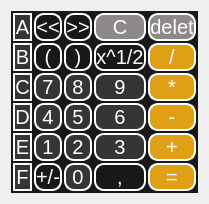
      <widget class="QWidget" name="page_2">
       <layout class="QHBoxLayout" name="horizontalLayout">
        <item>
         <widget class="QWidget" name="widget_6" native="true">
          <property name="styleSheet">
           <string notr="true">QWidget{
position:fixed;
botoom: 0;
right:0;
}</string>
          </property>
          <layout class="QHBoxLayout" name="horizontalLayout_2">
           <property name="spacing">
            <number>0</number>
           </property>
           <property name="leftMargin">
            <number>0</number>
           </property>
           <property name="topMargin">
            <number>0</number>
           </property>
           <property name="rightMargin">
            <number>0</number>
           </property>
           <property name="bottomMargin">
            <number>0</number>
           </property>
           <item>
            <widget class="QWidget" name="stackedWidget_3" native="true">
             <property name="styleSheet">
              <string notr="true">QWidget{
background-color: rgb(24, 24, 24);
}</string>
             </property>
             <layout class="QGridLayout" name="gridLayout_2" columnstretch="0,0,0,0,0">
              <property name="sizeConstraint">
               <enum>QLayout::SizeConstraint::SetMaximumSize</enum>
              </property>
              <property name="leftMargin">
               <number>2</number>
              </property>
              <property name="topMargin">
               <number>2</number>
              </property>
              <property name="rightMargin">
               <number>2</number>
              </property>
              <property name="bottomMargin">
               <number>2</number>
              </property>
              <property name="spacing">
               <number>2</number>
              </property>
              <item row="1" column="2">
               <widget class="QPushButton" name="pushButton_43">
                <property name="sizePolicy">
                 <sizepolicy hsizetype="Minimum" vsizetype="Expanding">
                  <horstretch>0</horstretch>
                  <verstretch>0</verstretch>
                 </sizepolicy>
                </property>
                <property name="styleSheet">
                 <string notr="true">QPushButton{
border: 2px solid white;
border-radius:10px;
font-size:20px;
color:white;
}</string>
                </property>
                <property name="text">
                 <string>)</string>
                </property>
               </widget>
              </item>
              <item row="1" column="3">
               <widget class="QPushButton" name="pushButton_31">
                <property name="sizePolicy">
                 <sizepolicy hsizetype="Minimum" vsizetype="Expanding">
                  <horstretch>0</horstretch>
                  <verstretch>0</verstretch>
                 </sizepolicy>
                </property>
                <property name="styleSheet">
                 <string notr="true">QPushButton{
border: 2px solid white;
border-radius:10px;
font-size:20px;
color:white;
}</string>
                </property>
                <property name="text">
                 <string>x^1/2</string>
                </property>
               </widget>
              </item>
              <item row="5" column="4">
               <widget class="QPushButton" name="pushButton_33">
                <property name="sizePolicy">
                 <sizepolicy hsizetype="Minimum" vsizetype="Expanding">
                  <horstretch>0</horstretch>
                  <verstretch>0</verstretch>
                 </sizepolicy>
                </property>
                <property name="styleSheet">
                 <string notr="true">QPushButton{
background-color: rgb(223, 159, 22);
border: 2px solid white;
border-radius:10px;
font-size:20px;
color:white;
}</string>
                </property>
                <property name="text">
                 <string>=</string>
                </property>
               </widget>
              </item>
              <item row="3" column="0">
               <widget class="QPushButton" name="pushButton_52">
                <property name="sizePolicy">
                 <sizepolicy hsizetype="Minimum" vsizetype="Expanding">
                  <horstretch>0</horstretch>
                  <verstretch>0</verstretch>
                 </sizepolicy>
                </property>
                <property name="styleSheet">
                 <string notr="true">QPushButton{
background-color: rgb(53, 53, 53);
border: 2px solid white;
border-radius:10px;
font-size:20px;
color:white;
}</string>
                </property>
                <property name="text">
                 <string>D</string>
                </property>
               </widget>
              </item>
              <item row="2" column="2">
               <widget class="QPushButton" name="pushButton_39">
                <property name="sizePolicy">
                 <sizepolicy hsizetype="Minimum" vsizetype="Expanding">
                  <horstretch>0</horstretch>
                  <verstretch>0</verstretch>
                 </sizepolicy>
                </property>
                <property name="styleSheet">
                 <string notr="true">QPushButton{
background-color: rgb(53, 53, 53);
border: 2px solid white;
border-radius:10px;
font-size:20px;
color:white;
}</string>
                </property>
                <property name="text">
                 <string>8</string>
                </property>
               </widget>
              </item>
              <item row="4" column="4">
               <widget class="QPushButton" name="pushButton_46">
                <property name="sizePolicy">
                 <sizepolicy hsizetype="Minimum" vsizetype="Expanding">
                  <horstretch>0</horstretch>
                  <verstretch>0</verstretch>
                 </sizepolicy>
                </property>
                <property name="styleSheet">
                 <string notr="true">QPushButton{
background-color: rgb(223, 159, 22);
border: 2px solid white;
border-radius:10px;
font-size:20px;
color:white;
}</string>
                </property>
                <property name="text">
                 <string>+</string>
                </property>
               </widget>
              </item>
              <item row="2" column="3">
               <widget class="QPushButton" name="pushButton_27">
                <property name="sizePolicy">
                 <sizepolicy hsizetype="Minimum" vsizetype="Expanding">
                  <horstretch>0</horstretch>
                  <verstretch>0</verstretch>
                 </sizepolicy>
                </property>
                <property name="styleSheet">
                 <string notr="true">QPushButton{
background-color: rgb(53, 53, 53);
border: 2px solid white;
border-radius:10px;
font-size:20px;
color:white;
}</string>
                </property>
                <property name="text">
                 <string>9</string>
                </property>
               </widget>
              </item>
              <item row="4" column="0">
               <widget class="QPushButton" name="pushButton_53">
                <property name="sizePolicy">
                 <sizepolicy hsizetype="Minimum" vsizetype="Expanding">
                  <horstretch>0</horstretch>
                  <verstretch>0</verstretch>
                 </sizepolicy>
                </property>
                <property name="styleSheet">
                 <string notr="true">QPushButton{
background-color: rgb(53, 53, 53);
border: 2px solid white;
border-radius:10px;
font-size:20px;
color:white;
}</string>
                </property>
                <property name="text">
                 <string>E</string>
                </property>
               </widget>
              </item>
              <item row="0" column="1">
               <widget class="QPushButton" name="pushButton_48">
                <property name="sizePolicy">
                 <sizepolicy hsizetype="Minimum" vsizetype="Expanding">
                  <horstretch>0</horstretch>
                  <verstretch>0</verstretch>
                 </sizepolicy>
                </property>
                <property name="styleSheet">
                 <string notr="true">QPushButton{
border: 2px solid white;
border-radius:10px;
font-size:20px;
color:white;
}</string>
                </property>
                <property name="text">
                 <string>&lt;&lt;</string>
                </property>
               </widget>
              </item>
              <item row="3" column="2">
               <widget class="QPushButton" name="pushButton_42">
                <property name="sizePolicy">
                 <sizepolicy hsizetype="Minimum" vsizetype="Expanding">
                  <horstretch>0</horstretch>
                  <verstretch>0</verstretch>
                 </sizepolicy>
                </property>
                <property name="styleSheet">
                 <string notr="true">QPushButton{
background-color: rgb(53, 53, 53);
border: 2px solid white;
border-radius:10px;
font-size:20px;
color:white;
}</string>
                </property>
                <property name="text">
                 <string>5</string>
                </property>
               </widget>
              </item>
              <item row="2" column="1">
               <widget class="QPushButton" name="pushButton_37">
                <property name="sizePolicy">
                 <sizepolicy hsizetype="Minimum" vsizetype="Expanding">
                  <horstretch>0</horstretch>
                  <verstretch>0</verstretch>
                 </sizepolicy>
                </property>
                <property name="styleSheet">
                 <string notr="true">QPushButton{
background-color: rgb(53, 53, 53);
border: 2px solid white;
border-radius:10px;
font-size:20px;
color:white;
}</string>
                </property>
                <property name="text">
                 <string>7</string>
                </property>
               </widget>
              </item>
              <item row="1" column="4">
               <widget class="QPushButton" name="pushButton_25">
                <property name="sizePolicy">
                 <sizepolicy hsizetype="Minimum" vsizetype="Expanding">
                  <horstretch>0</horstretch>
                  <verstretch>0</verstretch>
                 </sizepolicy>
                </property>
                <property name="styleSheet">
                 <string notr="true">QPushButton{
background-color: rgb(223, 159, 22);
border: 2px solid white;
border-radius:10px;
font-size:20px;
color:white;
}</string>
                </property>
                <property name="text">
                 <string>/</string>
                </property>
               </widget>
              </item>
              <item row="5" column="3">
               <widget class="QPushButton" name="pushButton_45">
                <property name="sizePolicy">
                 <sizepolicy hsizetype="Minimum" vsizetype="Expanding">
                  <horstretch>0</horstretch>
                  <verstretch>0</verstretch>
                 </sizepolicy>
                </property>
                <property name="styleSheet">
                 <string notr="true">QPushButton{
border: 2px solid white;
border-radius:10px;
font-size:20px;
color:white;
}</string>
                </property>
                <property name="text">
                 <string>,</string>
                </property>
               </widget>
              </item>
              <item row="1" column="1">
               <widget class="QPushButton" name="pushButton_29">
                <property name="sizePolicy">
                 <sizepolicy hsizetype="Minimum" vsizetype="Expanding">
                  <horstretch>0</horstretch>
                  <verstretch>0</verstretch>
                 </sizepolicy>
                </property>
                <property name="styleSheet">
                 <string notr="true">QPushButton{
border: 2px solid white;
border-radius:10px;
font-size:20px;
color:white;
}</string>
                </property>
                <property name="text">
                 <string>(</string>
                </property>
               </widget>
              </item>
              <item row="0" column="4">
               <widget class="QPushButton" name="pushButton_30">
                <property name="sizePolicy">
                 <sizepolicy hsizetype="Minimum" vsizetype="Expanding">
                  <horstretch>0</horstretch>
                  <verstretch>0</verstretch>
                 </sizepolicy>
                </property>
                <property name="baseSize">
                 <size>
                  <width>30</width>
                  <height>30</height>
                 </size>
                </property>
                <property name="styleSheet">
                 <string notr="true">QPushButton{
background-color: rgb(141, 137, 137);
border: 2px solid white;
border-radius:10px;
font-size:20px;
color:white;
}</string>
                </property>
                <property name="text">
                 <string>delet</string>
                </property>
               </widget>
              </item>
              <item row="4" column="1">
               <widget class="QPushButton" name="pushButton_36">
                <property name="sizePolicy">
                 <sizepolicy hsizetype="Minimum" vsizetype="Expanding">
                  <horstretch>0</horstretch>
                  <verstretch>0</verstretch>
                 </sizepolicy>
                </property>
                <property name="styleSheet">
                 <string notr="true">QPushButton{
background-color: rgb(53, 53, 53);
border: 2px solid white;
border-radius:10px;
font-size:20px;
color:white;
}</string>
                </property>
                <property name="text">
                 <string>1</string>
                </property>
               </widget>
              </item>
              <item row="0" column="3">
               <widget class="QPushButton" name="pushButton_32">
                <property name="sizePolicy">
                 <sizepolicy hsizetype="Minimum" vsizetype="Expanding">
                  <horstretch>0</horstretch>
                  <verstretch>0</verstretch>
                 </sizepolicy>
                </property>
                <property name="styleSheet">
                 <string notr="true">QPushButton{
background-color: rgb(141, 137, 137);
border: 2px solid white;
border-radius:10px;
font-size:20px;
color:white;
}</string>
                </property>
                <property name="text">
                 <string>C</string>
                </property>
               </widget>
              </item>
              <item row="3" column="3">
               <widget class="QPushButton" name="pushButton_34">
                <property name="sizePolicy">
                 <sizepolicy hsizetype="Minimum" vsizetype="Expanding">
                  <horstretch>0</horstretch>
                  <verstretch>0</verstretch>
                 </sizepolicy>
                </property>
                <property name="styleSheet">
                 <string notr="true">QPushButton{
background-color: rgb(53, 53, 53);
border: 2px solid white;
border-radius:10px;
font-size:20px;
color:white;
}</string>
                </property>
                <property name="text">
                 <string>6</string>
                </property>
               </widget>
              </item>
              <item row="4" column="2">
               <widget class="QPushButton" name="pushButton_41">
                <property name="sizePolicy">
                 <sizepolicy hsizetype="Minimum" vsizetype="Expanding">
                  <horstretch>0</horstretch>
                  <verstretch>0</verstretch>
                 </sizepolicy>
                </property>
                <property name="styleSheet">
                 <string notr="true">QPushButton{
background-color: rgb(53, 53, 53);
border: 2px solid white;
border-radius:10px;
font-size:20px;
color:white;
}</string>
                </property>
                <property name="text">
                 <string>2</string>
                </property>
               </widget>
              </item>
              <item row="1" column="0">
               <widget class="QPushButton" name="pushButton_50">
                <property name="sizePolicy">
                 <sizepolicy hsizetype="Minimum" vsizetype="Expanding">
                  <horstretch>0</horstretch>
                  <verstretch>0</verstretch>
                 </sizepolicy>
                </property>
                <property name="styleSheet">
                 <string notr="true">QPushButton{
background-color: rgb(53, 53, 53);
border: 2px solid white;
border-radius:10px;
font-size:20px;
color:white;
}</string>
                </property>
                <property name="text">
                 <string>B</string>
                </property>
               </widget>
              </item>
              <item row="4" column="3">
               <widget class="QPushButton" name="pushButton_44">
                <property name="sizePolicy">
                 <sizepolicy hsizetype="Minimum" vsizetype="Expanding">
                  <horstretch>0</horstretch>
                  <verstretch>0</verstretch>
                 </sizepolicy>
                </property>
                <property name="styleSheet">
                 <string notr="true">QPushButton{
background-color: rgb(53, 53, 53);
border: 2px solid white;
border-radius:10px;
font-size:20px;
color:white;
}</string>
                </property>
                <property name="text">
                 <string>3</string>
                </property>
               </widget>
              </item>
              <item row="3" column="1">
               <widget class="QPushButton" name="pushButton_26">
                <property name="sizePolicy">
                 <sizepolicy hsizetype="Minimum" vsizetype="Expanding">
                  <horstretch>0</horstretch>
                  <verstretch>0</verstretch>
                 </sizepolicy>
                </property>
                <property name="styleSheet">
                 <string notr="true">QPushButton{
background-color: rgb(53, 53, 53);
border: 2px solid white;
border-radius:10px;
font-size:20px;
color:white;
}</string>
                </property>
                <property name="text">
                 <string>4</string>
                </property>
               </widget>
              </item>
              <item row="0" column="0">
               <widget class="QPushButton" name="pushButton_49">
                <property name="sizePolicy">
                 <sizepolicy hsizetype="Minimum" vsizetype="Expanding">
                  <horstretch>0</horstretch>
                  <verstretch>0</verstretch>
                 </sizepolicy>
                </property>
                <property name="styleSheet">
                 <string notr="true">QPushButton{
background-color: rgb(53, 53, 53);
border: 2px solid white;
border-radius:10px;
font-size:20px;
color:white;
}</string>
                </property>
                <property name="text">
                 <string>A</string>
                </property>
               </widget>
              </item>
              <item row="2" column="0">
               <widget class="QPushButton" name="pushButton_51">
                <property name="sizePolicy">
                 <sizepolicy hsizetype="Minimum" vsizetype="Expanding">
                  <horstretch>0</horstretch>
                  <verstretch>0</verstretch>
                 </sizepolicy>
                </property>
                <property name="styleSheet">
                 <string notr="true">QPushButton{
background-color: rgb(53, 53, 53);
border: 2px solid white;
border-radius:10px;
font-size:20px;
color:white;
}</string>
                </property>
                <property name="text">
                 <string>C</string>
                </property>
               </widget>
              </item>
              <item row="3" column="4">
               <widget class="QPushButton" name="pushButton_47">
                <property name="sizePolicy">
                 <sizepolicy hsizetype="Minimum" vsizetype="Expanding">
                  <horstretch>0</horstretch>
                  <verstretch>0</verstretch>
                 </sizepolicy>
                </property>
                <property name="styleSheet">
                 <string notr="true">QPushButton{
background-color: rgb(223, 159, 22);
border: 2px solid white;
border-radius:10px;
font-size:20px;
color:white;
}</string>
                </property>
                <property name="text">
                 <string>-</string>
                </property>
                <property name="autoRepeat">
                 <bool>false</bool>
                </property>
                <property name="autoExclusive">
                 <bool>false</bool>
                </property>
                <property name="autoDefault">
                 <bool>false</bool>
                </property>
                <property name="default">
                 <bool>false</bool>
                </property>
                <property name="flat">
                 <bool>false</bool>
                </property>
               </widget>
              </item>
              <item row="0" column="2">
               <widget class="QPushButton" name="pushButton_28">
                <property name="sizePolicy">
                 <sizepolicy hsizetype="Minimum" vsizetype="Expanding">
                  <horstretch>0</horstretch>
                  <verstretch>0</verstretch>
                 </sizepolicy>
                </property>
                <property name="styleSheet">
                 <string notr="true">QPushButton{
border: 2px solid white;
border-radius:10px;
font-size:20px;
color:white;
}</string>
                </property>
                <property name="text">
                 <string>&gt;&gt;</string>
                </property>
               </widget>
              </item>
              <item row="5" column="1">
               <widget class="QPushButton" name="pushButton_40">
                <property name="sizePolicy">
                 <sizepolicy hsizetype="Minimum" vsizetype="Expanding">
                  <horstretch>0</horstretch>
                  <verstretch>0</verstretch>
                 </sizepolicy>
                </property>
                <property name="styleSheet">
                 <string notr="true">QPushButton{
border: 2px solid white;
border-radius:10px;
font-size:20px;
color:white;
}</string>
                </property>
                <property name="text">
                 <string>+/-</string>
                </property>
               </widget>
              </item>
              <item row="5" column="2">
               <widget class="QPushButton" name="pushButton_38">
                <property name="sizePolicy">
                 <sizepolicy hsizetype="Minimum" vsizetype="MinimumExpanding">
                  <horstretch>0</horstretch>
                  <verstretch>0</verstretch>
                 </sizepolicy>
                </property>
                <property name="styleSheet">
                 <string notr="true">QPushButton{
background-color: rgb(53, 53, 53);
border: 2px solid white;
border-radius:10px;
font-size:20px;
color:white;
}</string>
                </property>
                <property name="text">
                 <string>0</string>
                </property>
               </widget>
              </item>
              <item row="2" column="4">
               <widget class="QPushButton" name="pushButton_35">
                <property name="sizePolicy">
                 <sizepolicy hsizetype="Minimum" vsizetype="Expanding">
                  <horstretch>0</horstretch>
                  <verstretch>0</verstretch>
                 </sizepolicy>
                </property>
                <property name="styleSheet">
                 <string notr="true">QPushButton{
background-color: rgb(223, 159, 22);
border: 2px solid white;
border-radius:10px;
font-size:20px;
color:white;
}</string>
                </property>
                <property name="text">
                 <string>*</string>
                </property>
               </widget>
              </item>
              <item row="5" column="0">
               <widget class="QPushButton" name="pushButton_54">
                <property name="sizePolicy">
                 <sizepolicy hsizetype="Minimum" vsizetype="Expanding">
                  <horstretch>0</horstretch>
                  <verstretch>0</verstretch>
                 </sizepolicy>
                </property>
                <property name="styleSheet">
                 <string notr="true">QPushButton{
background-color: rgb(53, 53, 53);
border: 2px solid white;
border-radius:10px;
font-size:20px;
color:white;
}</string>
                </property>
                <property name="text">
                 <string>F</string>
                </property>
               </widget>
              </item>
             </layout>
            </widget>
           </item>
          </layout>
         </widget>
        </item>
       </layout>
      </widget>
